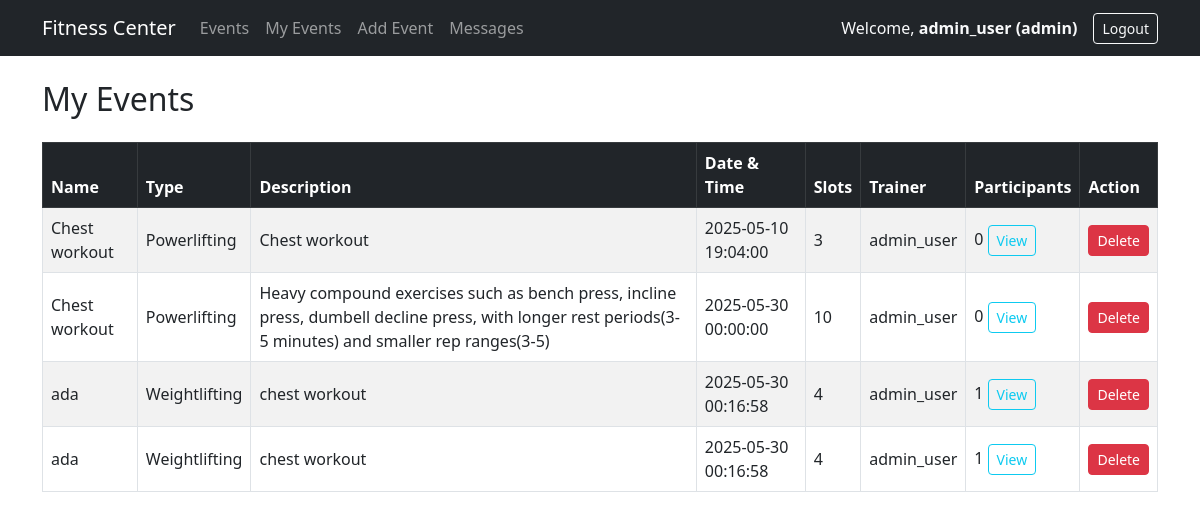
Page /HAHA/my_events.php (signed in) on the committed database.
### tables this page shows
CREATE TABLE `classes` (
  `id` int(11) NOT NULL,
  `name` varchar(50) NOT NULL,
  `description` text DEFAULT NULL,
  `type` enum('Weightlifting','Bodyweight Training','Powerlifting','Cardio','HIIT Cardio','Boxing','BJJ','Karate') NOT NULL,
  `date_time` datetime NOT NULL,
  `slots` int(11) NOT NULL,
  `trainer_id` int(11) NOT NULL
);

CREATE TABLE `users` (
  `id` int(11) NOT NULL,
  `username` varchar(50) NOT NULL,
  `password` varchar(255) NOT NULL,
  `role` enum('client','trainer','admin') DEFAULT 'client'
);

### HAHA/my_events.php (the view, shortened to what this page needs)
<?php
require 'db.php';
$user_id = $_SESSION['user_id'];
$role = $_SESSION['role'];
$username = $_SESSION['username'];
if ($role === 'client') {
    $stmt = $pdo->prepare("
        SELECT c.*, u.username AS trainer_name, COUNT(r2.user_id) AS participant_count
        FROM classes c
        JOIN reservations r ON c.id = r.class_id
        JOIN users u ON c.trainer_id = u.id
        LEFT JOIN reservations r2 ON c.id = r2.class_id
        WHERE r.user_id = ?
        GROUP BY c.id
        ORDER BY c.date_time ASC
    ");
    $stmt->execute([$user_id]);
    $my_events = $stmt->fetchAll();
} else {
    $stmt = $pdo->prepare("
        SELECT c.*, u.username AS trainer_name, COUNT(r.user_id) AS participant_count
        FROM classes c
        JOIN users u ON c.trainer_id = u.id
        LEFT JOIN reservations r ON c.id = r.class_id
        WHERE c.trainer_id = ?
        GROUP BY c.id
        ORDER BY c.date_time ASC
    ");
    $stmt->execute([$user_id]);
    $my_events = $stmt->fetchAll();
}
?>
<!DOCTYPE html>
<html lang="en">
<head>
    <link href="https://cdn.jsdelivr.net/npm/bootstrap@5.3.0/dist/css/bootstrap.min.css" rel="stylesheet">
</head>
<body>
<nav class="navbar navbar-expand-lg navbar-dark bg-dark mb-4">
    <div class="container">
        <a class="navbar-brand" href="#">Fitness Center</a>
        <div class="collapse navbar-collapse">
            <ul class="navbar-nav me-auto">
                <li class="nav-item"><a class="nav-link" href="dashboard.php">Events</a></li>
                <li class="nav-item"><a class="nav-link" href="my_events.php">My Events</a></li>
                <?php if ($role === 'admin'): ?>
                    <li class="nav-item"><a class="nav-link" href="add_class.php">Add Event</a></li>
                <?php endif; ?>
                <li class="nav-item"><a class="nav-link" href="messages.php">Messages</a></li>
            </ul>
            <span class="navbar-text me-3 text-light">
                Welcome, <strong><?= htmlspecialchars($username) ?> (<?= htmlspecialchars($role) ?>)</strong>
            </span>
            <a class="btn btn-outline-light btn-sm" href="logout.php">Logout</a>
        </div>
    </div>
</nav>
<div class="container">
    <h2 class="mb-4">My Events</h2>
    <?php if (empty($my_events)): ?>
        <p>No events found.</p>
    <?php else: ?>
        <div class="table-responsive">
        <table class="table table-bordered table-striped table-hover align-middle">
            <thead class="table-dark">
                <tr>
                    <th>Name</th>
                    <th>Type</th>
                    <th>Description</th>
                    <th>Date & Time</th>
                    <th>Slots</th>
                    <th>Trainer</th>
                    <th>Participants</th>
                    <th>Action</th>
                </tr>
            </thead>
            <tbody>
            <?php foreach ($my_events as $event): ?>
                <tr>
                    <td><?= htmlspecialchars($event['name']) ?></td>
                    <td><?= htmlspecialchars($event['type']) ?></td>
                    <td><?= nl2br(htmlspecialchars($event['description'])) ?></td>
                    <td><?= htmlspecialchars($event['date_time']) ?></td>
                    <td><?= htmlspecialchars($event['slots']) ?></td>
                    <td><?= htmlspecialchars($event['trainer_name']) ?></td>
                    <td>
                        <?= htmlspecialchars($event['participant_count']) ?>
                        <a href="participants.php?class_id=<?= $event['id'] ?>" class="btn btn-outline-info btn-sm">View</a>
                    </td>
                    <td>
                        <?php if ($role === 'client'): ?>
                            <form method="post" class="d-inline" onsubmit="return confirm('Cancel this reservation?');">
                                <input type="hidden" name="cancel_class_id" value="<?= $event['id'] ?>">
                                <button type="submit" class="btn btn-sm btn-warning">Cancel</button>
                            </form>
                        <?php elseif ($role === 'admin'): ?>
                            <form method="post" class="d-inline" onsubmit="return confirm('Are you sure you want to delete this class?');">
                                <button type="submit" class="btn btn-sm btn-danger">Delete</button>
                            </form>
                        <?php endif; ?>
                    </td>
                </tr>
            <?php endforeach; ?>
            </tbody>
        </table>
        </div>
    <?php endif; ?>
</div>
</body>
</html>

### rows in the picture
classes: name "Chest workout", type "Powerlifting", description "Chest workout", date_time "2025-05-10 19:04:00", slots "3", users.username "admin_user", participant_count "0"
classes: name "Chest workout", type "Powerlifting", description "Heavy compound exercises such as bench press, incline press, dumbell decline press, with longer rest periods(3-5 minutes) and smaller rep ranges(3-5)", date_time "2025-05-30 00:00:00", slots "10", users.username "admin_user", participant_count "0"
classes: name "ada", type "Weightlifting", description "chest workout", date_time "2025-05-30 00:16:58", slots "4", users.username "admin_user", participant_count "1"
classes: name "ada", type "Weightlifting", description "chest workout", date_time "2025-05-30 00:16:58", slots "4", users.username "admin_user", participant_count "1"

### other values in the picture
$username "admin_user"
$role "admin"
